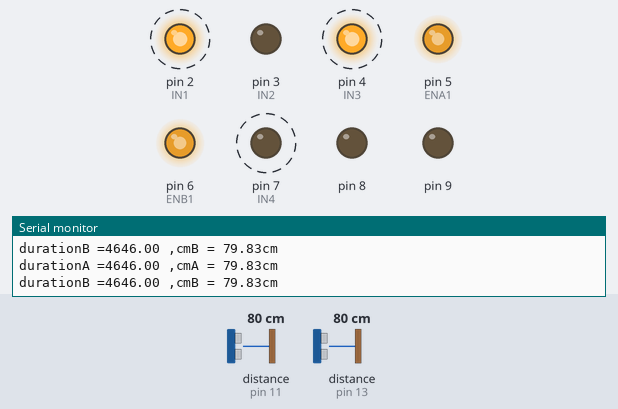
Simulated run of this sketch. Board: Arduino Uno, built with avr-gcc and run on an emulated ATmega328P. Shown: output pins drawn as LEDs (lit = HIGH), the last lines printed to the serial monitor. Wiring (inferred from the names in the program): 2 × ultrasonic range finder: trigger pin 10, echo pin 11 / trigger pin 12, echo pin 13. Dashed ring = blinking. Inputs (shaded band) come from the test bench; at power-on: distance to the obstacle (sensors on pin 11, pin 13) 80 cm. The echo pulse lasts 58.3 µs per cm; pins used as bus, display or sensor lines are not drawn.

Above: at 1.26 s.
1.3 s: distance to the obstacle (sensor on pin 11) set to 86 cm
At 1.42 s:
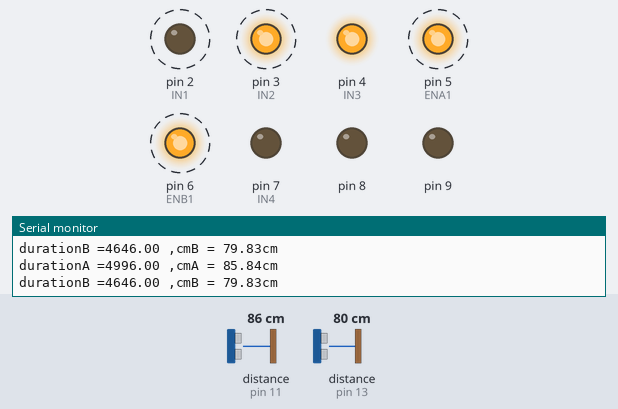
4.3 s: distance to the obstacle (sensor on pin 13) set to 91 cm
At 4.5 s:
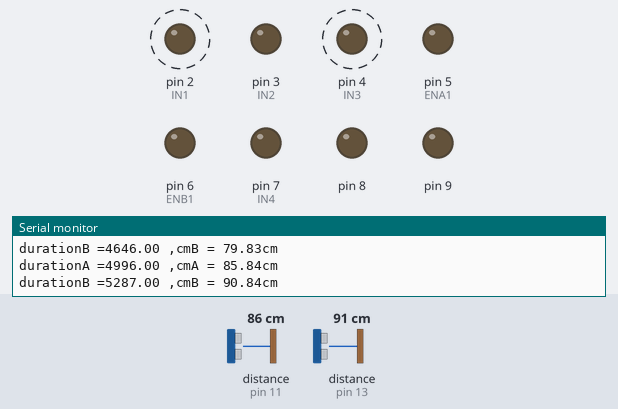
7.3 s: distance to the obstacle (sensor on pin 13) set to 2 cm
At 7.45 s:
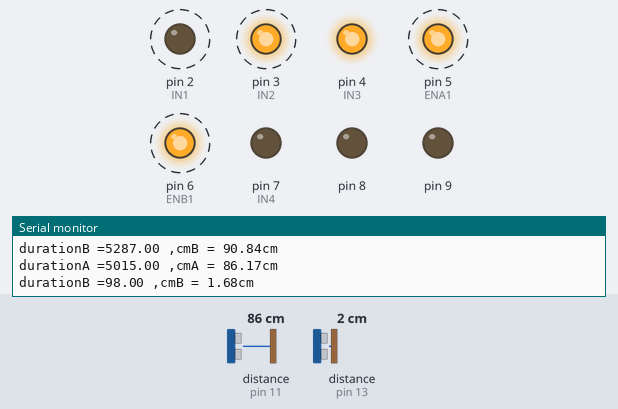
10.3 s: distance to the obstacle (sensor on pin 11) set to 20 cm
13.3 s: distance to the obstacle (sensor on pin 11) set to 16 cm
At 14.0 s:
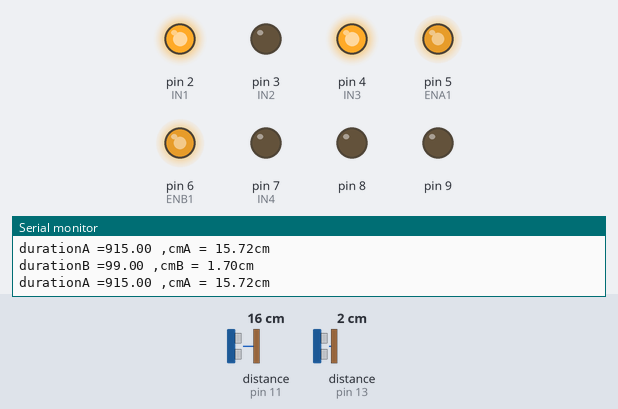
16.3 s: distance to the obstacle (sensor on pin 11) set to 9 cm
At 16.64 s:
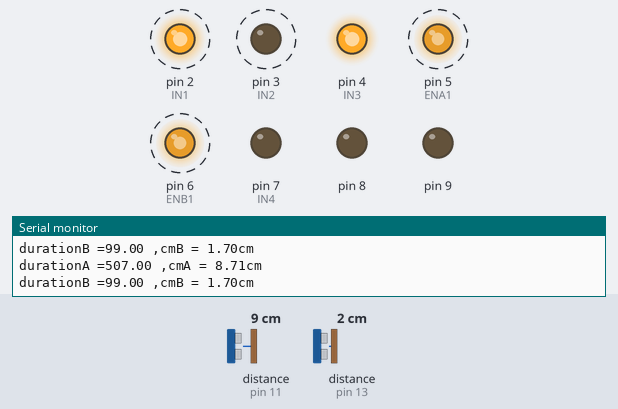
Timing chart, 0 to 20.3 s (numbered marks = the images above; inputs shaded):
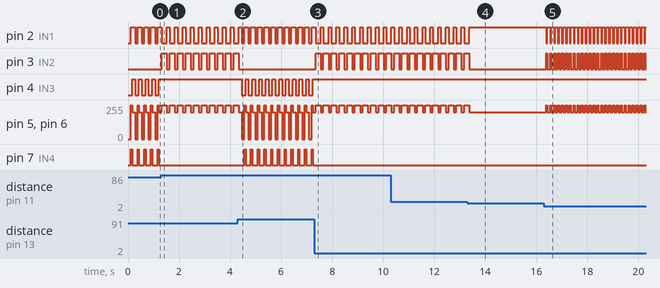

Measured:
- the behaviour switches between 80 and 81 cm on distance to the obstacle (sensor on pin 11) (found by bisection; images 0 and 1)
- the behaviour switches between 86 and 87 cm on distance to the obstacle (sensor on pin 13) (found by bisection; images 1 and 2)
- the behaviour switches between 19 and 18 cm on distance to the obstacle (sensor on pin 11) (found by bisection; images 3 and 4)
- after the input at 1.3 s, pin 3 (IN2): alternates HIGH for 0.20 s and LOW for 0.11 s, starting at once; pin 4 (IN3): stops changing and stays HIGH; pin 7 (IN4): stops changing and stays LOW
- after the input at 4.3 s, pin 3 (IN2): goes on until 4.3 s, then stays LOW; pin 4 (IN3): alternates HIGH for 0.11 s and LOW for 0.15 s, starting after 0.16 s; pin 7 (IN4): alternates HIGH for 0.05 s and LOW for 0.21 s, starting after 0.26 s
- after the input at 7.3 s, pin 3 (IN2): alternates HIGH for 0.20 s and LOW for 0.11 s, starting after 0.05 s; pin 4 (IN3): stops changing and stays HIGH; pin 7 (IN4): stops changing and stays LOW
- after the input at 13.3 s, pin 2 (IN1): goes on until 13.4 s, then stays HIGH; pin 3 (IN2): goes on until 13.4 s, then stays LOW; pin 5 (ENA1), pin 6 (ENB1): goes on until 13.4 s, then stays 200/255
- after the input at 16.3 s, pin 2 (IN1): alternates HIGH for 0.10 s and LOW for 0.05 s, starting after 0.09 s; pin 3 (IN2): alternates HIGH for 0.05 s and LOW for 0.10 s, starting after 0.09 s; pin 5 (ENA1), pin 6 (ENB1): alternates 255/255 for 0.05 s and 200/255 for 0.10 s, starting after 0.09 s

The sketch:

newtest.ino
```cpp
void forward();
void turnleft();
void turnright();
void stopcar();

int trigPinA = 10;
int echoPinA = 11;
int trigPinB = 12;
int echoPinB = 13;
float durationA, cmA;
float durationB, cmB;

int ENA1=5;
int ENB1=6;
int IN1=2;
int IN2=3;
int IN3=4;
int IN4=7;


//int x=1500;
float detectdistanceA(){

  digitalWrite(trigPinA, LOW);
  delayMicroseconds(2);
  digitalWrite(trigPinA,HIGH);
  delayMicroseconds(10);
  digitalWrite(trigPinA, LOW);

  durationA = float(pulseIn(echoPinA, HIGH));

  cmA =  (durationA/2) / 29.1;

  Serial.print("durationA =");
  Serial.print(durationA);
  Serial.print(" ,cmA = ");
  Serial.print(cmA);
  Serial.println("cm");

  return cmA;
  delay(100);
}
float detectdistanceB(){

  digitalWrite(trigPinB, LOW);
  delayMicroseconds(2);
  digitalWrite(trigPinB,HIGH);
  delayMicroseconds(10);
  digitalWrite(trigPinB, LOW);

  durationB = float(pulseIn(echoPinB, HIGH));


  cmB =  (durationB/2) / 29.1;

  Serial.print("durationB =");
  Serial.print(durationB);
  Serial.print(" ,cmB = ");
  Serial.print(cmB);
  Serial.println("cm");

  return cmB;
  delay(100);
}

void forward(){
  analogWrite(ENA1,200);
  analogWrite(ENB1,200);
  digitalWrite(IN1,HIGH);
  digitalWrite(IN2,LOW);
  digitalWrite(IN3,HIGH);
  digitalWrite(IN4,LOW);
  }
void turnback(){
  analogWrite(ENA1,200);
  analogWrite(ENB1,200);
  digitalWrite(IN1,LOW);
  digitalWrite(IN2,HIGH);
  digitalWrite(IN3,LOW);
  digitalWrite(IN4,HIGH);
  }
void stopcar(){
  analogWrite(ENA1,0);
  analogWrite(ENB1,0);
  digitalWrite(IN1,LOW);
  digitalWrite(IN2,LOW);
  digitalWrite(IN3,LOW);
  digitalWrite(IN4,LOW);
  }

  void turnright(){
  analogWrite(ENA1,255);
  analogWrite(ENB1,255);
  digitalWrite(IN1,HIGH);
  digitalWrite(IN2,LOW);
  digitalWrite(IN3,LOW);
  digitalWrite(IN4,HIGH);
  }

void turnleft(){
  analogWrite(ENA1,255);
  analogWrite(ENB1,255);
  digitalWrite(IN1,LOW);
  digitalWrite(IN2,HIGH);
  digitalWrite(IN3,HIGH);
  digitalWrite(IN4,LOW);
  }

void setup()
{

  for(int i=2;i<10;i++){
  pinMode(i,OUTPUT);
  }
  Serial.begin(9600);
  pinMode(trigPinA, OUTPUT);
  pinMode(echoPinA, INPUT);
  pinMode(trigPinB, OUTPUT);
  pinMode(echoPinB, INPUT);

}
void loop()
{
  int x = 100;

  float disA = detectdistanceA();
  float disB = detectdistanceB();
  float ave = (disA + disB)/2;
//  if(disA > 30 || disB > 30){
//    stopcar();
//    turnleft();
//    delay(x/2);
//    forward();
//  }
//  else if(disA > 15){
//    turnleft();
//    delay(x);
//    forward();
//  }
//  else if(disA < 10){
//    turnright();
//    delay(x);
//    forward();
//  }
//  else{
//    forward();
//  }
  if(ave > 10){
    if(disA > disB){
      turnleft();
      delay(2*x);
      forward();
    }
    else{
      stopcar();
      delay(x);
      turnright();
      delay(x/2);
      forward();
    }
  }
  else if(ave < 7){
    if(disA < disB){
      stopcar();
      delay(x/2);
      turnright();
      delay(x*2);
      forward();
    }
    else{
      turnleft();
      delay(x/2);
      forward();
    }
  }
  else{
    forward();
  }
  delay(100);
//  stopcar();
}
```
